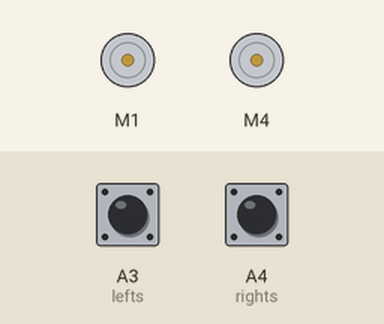
Bench run of a sketch on a simulated Arduino Uno, built with avr-gcc and run on an emulated ATmega328P. Parts: 2 × DC motor (green arrow = forward, orange = backward, longer = faster). The test bench sets the inputs (shaded band); at power-on: A3 (lefts) HIGH, A4 (rights) HIGH. What the sketch prints to the serial monitor is not drawn.

Above: at 1.2 s.
1.3 s: A3 (lefts) pulled LOW for 0.15 s
At 1.38 s:
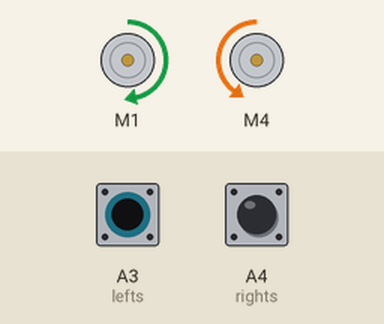
2.9 s: A4 (rights) pulled LOW for 0.15 s
At 2.97 s:
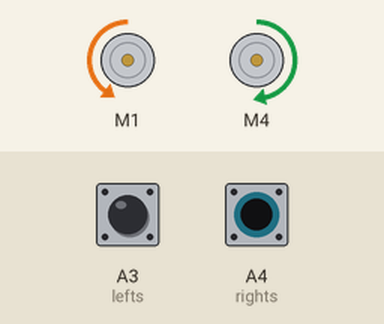
4.5 s: A4 (rights) pulled LOW for 3.2 s
At 8.9 s:
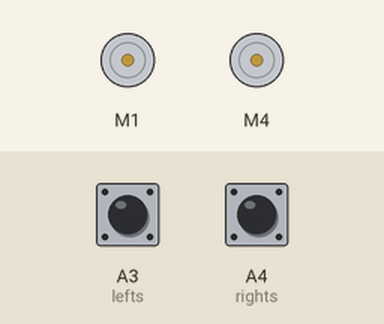
9.2 s: A3 (lefts) pulled LOW for 3.2 s
At 10.1 s:
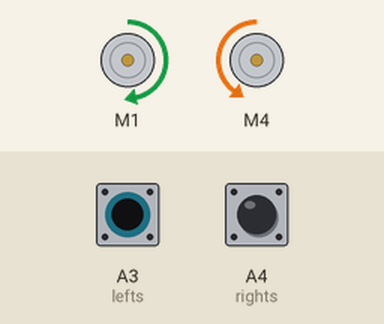
13.9 s: A3 (lefts) driven LOW and A4 (rights) driven LOW
At 14.9 s:
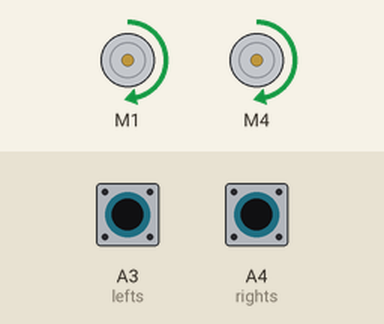
Timing chart, 0 to 16.4 s (numbered marks = the images above; inputs shaded):
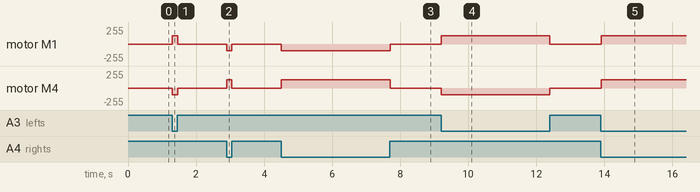

Measured:
- after the input at 1.3 s, motor M1: stopped → forward 125/255 at once, → stopped 0.15 s later; motor M4: stopped → backward 100/255 at once, → stopped 0.15 s later
- after the input at 2.9 s, motor M1: stopped → backward 100/255 at once, → stopped 0.15 s later; motor M4: stopped → forward 125/255 at once, → stopped 0.15 s later
- after the input at 4.5 s, motor M1: stopped → backward 100/255 at once, → stopped 3.2 s later; motor M4: stopped → forward 125/255 at once, → stopped 3.2 s later
- after the input at 9.2 s, motor M1: stopped → forward 125/255 at once, → stopped 3.2 s later; motor M4: stopped → backward 100/255 at once, → stopped 3.2 s later
- after the input at 13.9 s, motor M1, motor M4: stopped → forward 125/255 at once

The sketch:

Line_Follower_Code__Digital_Read_.ino
```cpp
#include <AFMotor.h>

// Change these below Pins to connected pins of IR sensor

#define lefts A3
#define rights A4


AF_DCMotor motor1(1, MOTOR12_8KHZ);   // Here right side motor is connected to M1
AF_DCMotor motor2(4, MOTOR12_8KHZ);   // Here left side motor is connected to M4


void setup() {


  pinMode(lefts,INPUT);
  pinMode(rights,INPUT);

  Serial.begin(9600);

}

void loop(){
  //printing values of the sensors to the serial monitor
  Serial.println(digitalRead(lefts));
  Serial.println(digitalRead(rights));
  //line detected by both
  if(digitalRead(lefts)==0 && digitalRead(rights)==0){
    //FORWARD
    motor1.run(FORWARD);
    motor1.setSpeed(125);
    motor2.run(FORWARD);
    motor2.setSpeed(125);

  }
  //line detected by left sensor
  else if(digitalRead(lefts)==0 && digitalRead(rights)==1){
    //turn left
    motor1.run(FORWARD);
    motor1.setSpeed(125);
    motor2.run(BACKWARD);
    motor2.setSpeed(100);


  }
  //line detected by right sensor
  else if(digitalRead(lefts)==1 && digitalRead(rights)==0){;
    //turn left
    motor1.run(BACKWARD);
    motor1.setSpeed(100);
    motor2.run(FORWARD);
    motor2.setSpeed(125);


  }
  //line detected by none
  else if(digitalRead(lefts)==1 && digitalRead(rights)==1){
    //stop
    motor1.run(RELEASE);
    motor2.run(RELEASE);

  }

}
```
